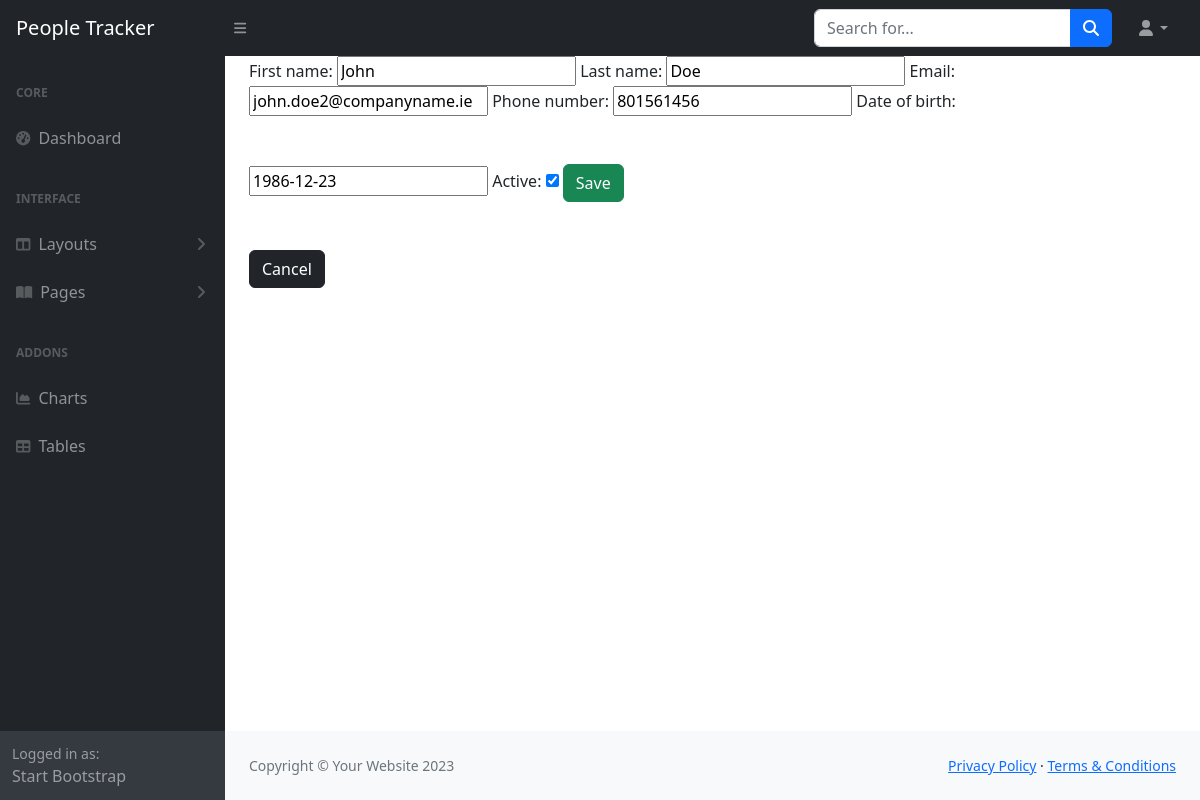
/people_management/people/2/update_person, run on the app's committed database.
### people_management/models.py (models this page shows, shortened)
class Person(models.Model):
    first_name = models.CharField(max_length = 50)
    last_name = models.CharField(max_length = 50)
    email = models.EmailField(max_length = 255)
    phone_number = models.IntegerField()
    date_of_birth = models.DateField()
    active = models.BooleanField(default=False)

### people_management/views.py (the view)
# urls.py: path('people/<int:pk>/update_person', views.UpdatePerson.as_view(), name='update_person'),
class UpdatePerson(UpdateView):
    model = Person
    success_url = reverse_lazy('people')
    form_class = PersonForm

### people_management/forms.py (shortened to what this page needs)
class PersonForm(forms.ModelForm):
    class Meta:
        model = Person
        fields = [
            'first_name',
            'last_name',
            'email',
            'phone_number',
            'date_of_birth',
            'active'
        ]

### people_management/templates/people_management/person_form.html (shortened to what this page needs)
{% extends 'dashboard/base.html'%}
{% block content %}
    <form method="POST">
        {{form}}
        <button type='submit' class="btn btn-success my-5">Save</button>
    </form>
    <a href="{% url 'people' %}" class='btn btn-dark'>Cancel</a>
{% endblock %}

### data on the page
Person: first_name "John", last_name "Doe", email "john.doe2@companyname.ie", phone_number "801561456", date_of_birth "1986-12-23", active "☑"
